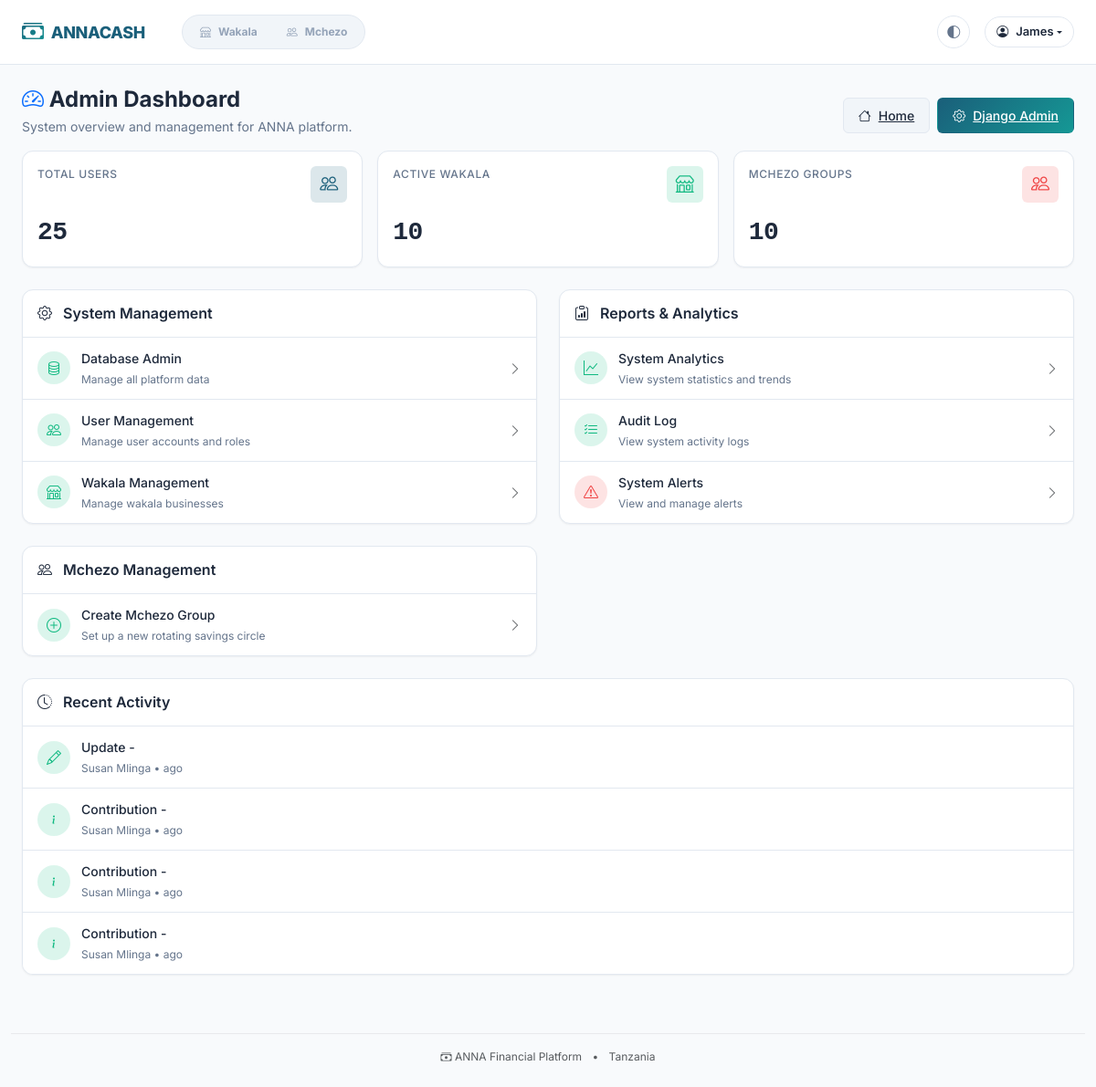
The page /superadmin/ (signed in) on the database as committed earlier.
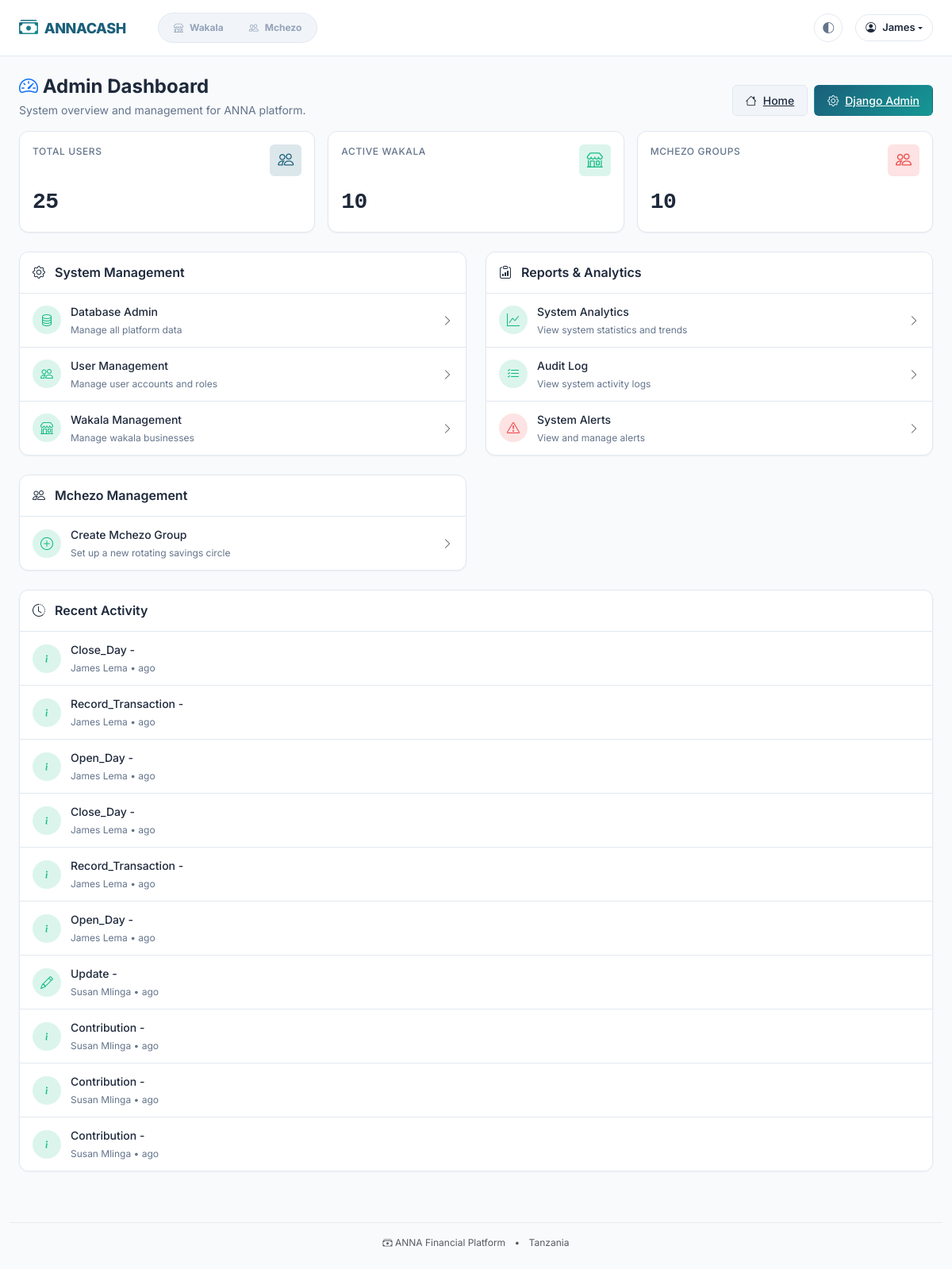
The same page on the database as committed later.
### core/models.py (models this page shows, shortened)
class AuditLog(models.Model):
    ACTION_CHOICES = [
        ("create", "Create"),
        ("update", "Update"),
        ("delete", "Delete"),
        ("view", "View"),
        ("login", "Login"),
        ("logout", "Logout"),
        ("open_day", "Open Financial Day"),
        ("close_day", "Close Financial Day"),
        ("record_transaction", "Record Transaction"),
        ("adjust_balance", "Balance Adjustment"),
        ("payout", "Payout"),
        ("contribution", "Contribution"),
        ("role_change", "Role Change"),
        ("export", "Export"),
        ("other", "Other"),
    ]
    timestamp = models.DateTimeField(auto_now_add=True)
    user = models.ForeignKey(
        settings.AUTH_USER_MODEL,
        on_delete=models.SET_NULL,
        null=True,
        related_name="audit_logs",
    )
    action = models.CharField(max_length=50, choices=ACTION_CHOICES)
    content_type = models.ForeignKey(
        ContentType, on_delete=models.SET_NULL, null=True, blank=True
    )
    object_id = models.CharField(max_length=255, blank=True, null=True)
    content_object = GenericForeignKey("content_type", "object_id")
    ip_address = models.GenericIPAddressField(blank=True, null=True)
    user_agent = models.TextField(blank=True)
    description = models.TextField()
    old_values = models.JSONField(default=dict, blank=True)
    new_values = models.JSONField(default=dict, blank=True)
    metadata = models.JSONField(default=dict, blank=True)
    class Meta:
        ordering = ["-timestamp"]
        indexes = [
            models.Index(fields=["user", "timestamp"]),
            models.Index(fields=["content_type", "object_id"]),
            models.Index(fields=["action", "timestamp"]),
        ]
        verbose_name = "Audit Log"
        verbose_name_plural = "Audit Logs"

### accounts/models.py (models this page shows, shortened)
class User(AbstractBaseUser, PermissionsMixin):
    email = models.EmailField(unique=True)
    phone_number = models.CharField(max_length=20, unique=True, blank=True, null=True)
    first_name = models.CharField(max_length=100)
    last_name = models.CharField(max_length=100)
    is_active = models.BooleanField(default=True)
    is_staff = models.BooleanField(default=False)
    is_superuser = models.BooleanField(default=False)
    date_joined = models.DateTimeField(default=timezone.now)
    last_login = models.DateTimeField(blank=True, null=True)
    profile_image = models.ImageField(upload_to="profiles/", blank=True, null=True)
    bio = models.TextField(blank=True)
    timezone = models.CharField(max_length=50, default="Africa/Nairobi")
    national_id = models.CharField(max_length=20, blank=True, null=True)
    region = models.CharField(max_length=100, blank=True)
    district = models.CharField(max_length=100, blank=True)
    objects = UserManager()
    USERNAME_FIELD = "email"
    REQUIRED_FIELDS = ["first_name", "last_name"]
    class Meta:
        verbose_name = "User"
        verbose_name_plural = "Users"
        ordering = ["-date_joined"]
    def get_full_name(self):
        return f"{self.first_name} {self.last_name}".strip()

### dashboard/views.py (the view)
# urls.py: path("superadmin/", views.AdminDashboardView.as_view(), name="admin"),
class AdminDashboardView(DashboardMixin, TemplateView):
    template_name = "dashboard/admin.html"
    def get_context_data(self, **kwargs):
        from django.db.models import Count
        from accounts.models import User
        from wakala.models import Wakala
        from mchezo.models import Group
        from core.models import AuditLog
        context = super().get_context_data(**kwargs)
        today = timezone.now().date()
        week_ago = today - timedelta(days=7)
        context.update(
            {
                "page_title": "Admin Dashboard - ANNA",
                "total_users": User.objects.filter(is_active=True).count(),
                "total_wakalas": Wakala.objects.filter(is_active=True).count(),
                "total_groups": Group.objects.filter(is_active=True).count(),
                "recent_audit_logs": AuditLog.objects.all()[:20],
                "today": today,
            }
        )
        return context

### core/context_processors.py (called while the page is built, shortened)
def navigation_context(request):
    from core.models import WakalaRole, MchezoRole
    wakala_roles = WakalaRole.objects.filter(
        user=request.user, is_active=True
    ).select_related("wakala")
    wakalas = [role.wakala for role in wakala_roles]
    mchezo_roles = MchezoRole.objects.filter(
        user=request.user, is_active=True
    ).select_related("group")
    mchezo_groups = [role.group for role in mchezo_roles]
    return {
        "wakalas": wakalas,
        "mchezo_groups": mchezo_groups,
        "has_wakala_access": len(wakalas) > 0,
        "has_mchezo_access": len(mchezo_groups) > 0,
    }

### core/models.py (called while the page is built)
    def get_queryset(self):
        return super().get_queryset().filter(is_deleted=False)

### templates/dashboard/admin.html (shortened to what the changed rows need)
{% extends 'base.html' %}
{% block content %}
{% if recent_audit_logs %}
<div class="row mt-4">
    <div class="col-12">
        <div class="anna-card">
            <div class="anna-card-body p-0">
                <div class="list-group list-group-flush">
                    {% for log in recent_audit_logs|slice:":10" %}
                    <div class="anna-transaction-item">
                        <div class="anna-transaction-icon {% if log.action == 'create' %}anna-transaction-icon-deposit{% elif log.action == 'delete' %}anna-transaction-icon-withdrawal{% else %}anna-transaction-icon-deposit{% endif %}">
                            <i class="bi bi-{% if log.action == 'create' %}plus{% elif log.action == 'delete' %}trash{% elif log.action == 'update' %}pencil{% else %}info{% endif %}"></i>
                        </div>
                        <div class="anna-transaction-content">
                            <div class="anna-transaction-title">{{ log.action|title }} - {{ log.model }}</div>
                            <div class="anna-transaction-meta">{{ log.user.get_full_name|default:log.user }} • {{ log.created_at|timesince }} ago</div>
                        </div>
                    </div>
                    {% endfor %}
                </div>
            </div>
        </div>
    </div>
</div>
{% endif %}
{% endblock %}

Rows that differ between the two databases and show on the page:
added AuditLog: action "Close_Day", user.get_full_name "James Lema"
added AuditLog: action "Record_Transaction", user.get_full_name "James Lema"
added AuditLog: action "Open_Day", user.get_full_name "James Lema"
added AuditLog: action "Close_Day", user.get_full_name "James Lema"
added AuditLog: action "Record_Transaction", user.get_full_name "James Lema"
added AuditLog: action "Open_Day", user.get_full_name "James Lema"
